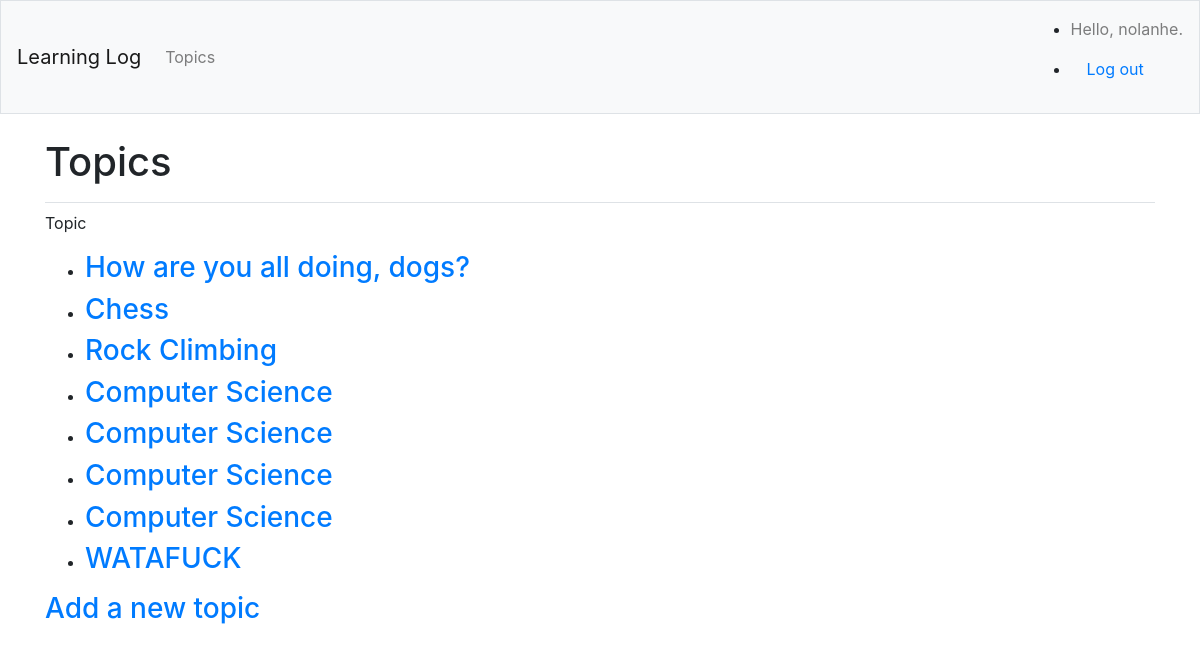
The app's page /topics/ (signed in) with its own data.
### learning_logs/models.py (models this page shows)
class Topic(models.Model):
    text = models.CharField(max_length=200)
    date_added = models.DateTimeField(auto_now_add=True)
    owner = models.ForeignKey(User, on_delete=models.CASCADE)
    def __str__(self):
        return self.text

### learning_logs/views.py (the view)
# urls.py: path('topics/', views.topics, name='topics'),
@login_required
def topics(request):
    topics = Topic.objects.filter(owner=request.user).order_by('date_added')
    context = {'topics': topics}
    return render(request, 'learning_logs/topics.html', context)

### learning_logs/templates/learning_logs/topics.html
{% extends "learning_logs/base.html" %}
{% block page_header %}
    <h1>Topics</h1>
{% endblock page_header %}
{% block content %}
    <p>Topic</p>
    <ul>
        {% for topic in topics %}
            <li><h3>
                <a href="{% url 'learning_logs:topic' topic.id %}">{{topic}}</a>
            </h3></li>
        {% empty %}
            <li><h3>No topics have been added yet.</h3></li>
        {% endfor %}
    </ul>
    <h3><a href="{% url 'learning_logs:new_topic' %}">Add a new topic</a></h3>
{% endblock content %}

### learning_logs/templates/learning_logs/base.html (shortened to what this page needs)
{% load bootstrap4 %}
<!doctype html>
<html lang="en">
<head>
    {% bootstrap_css %}
</head>
<body>
    <nav class="navbar navbar-expand-md navbar-light bg-light mb-4 border">
        <a class="navbar-brand" href="{% url 'learning_logs:index'%}">Learning Log</a>
        <div class="collapse navbar-collapse" id="navbarCollapse">
            <ul class="navbar-nav mr-auto">
                <li class="nav-item">
                <a class="nav-link" href="{% url 'learning_logs:topics'%}">Topics</a></li>
            </ul>
            <ul calss = "navbar-nav ml-auto">
                {% if user.is_authenticated %}
                <li class="nav-item">
                    <span class="navbar-text">Hello, {{ user.username }}.</span>
                </li>
                <li class="nav-item">
                    <a class="nav-link" href="{% url 'users:logout' %}">Log out</a>
                </li>
                {% endif %}
            </ul>
        </div>
    </nav>
    <main role="main" class="container">
        <div class="pb-2 mb-2 border-bottom">
        {% block page_header %}{% endblock page_header %}
        </div>
        <div>
        {% block content %}{% endblock content %}
        </div>
    </main>
</body>
</html>

### records on screen
Topic: text "How are you all doing, dogs?"
Topic: text "Chess"
Topic: text "Rock Climbing"
Topic: text "Computer Science"
Topic: text "Computer Science"
Topic: text "Computer Science"
Topic: text "Computer Science"
Topic: text "WATAFUCK"

### other values on screen
{{ user.username }} "nolanhe"
